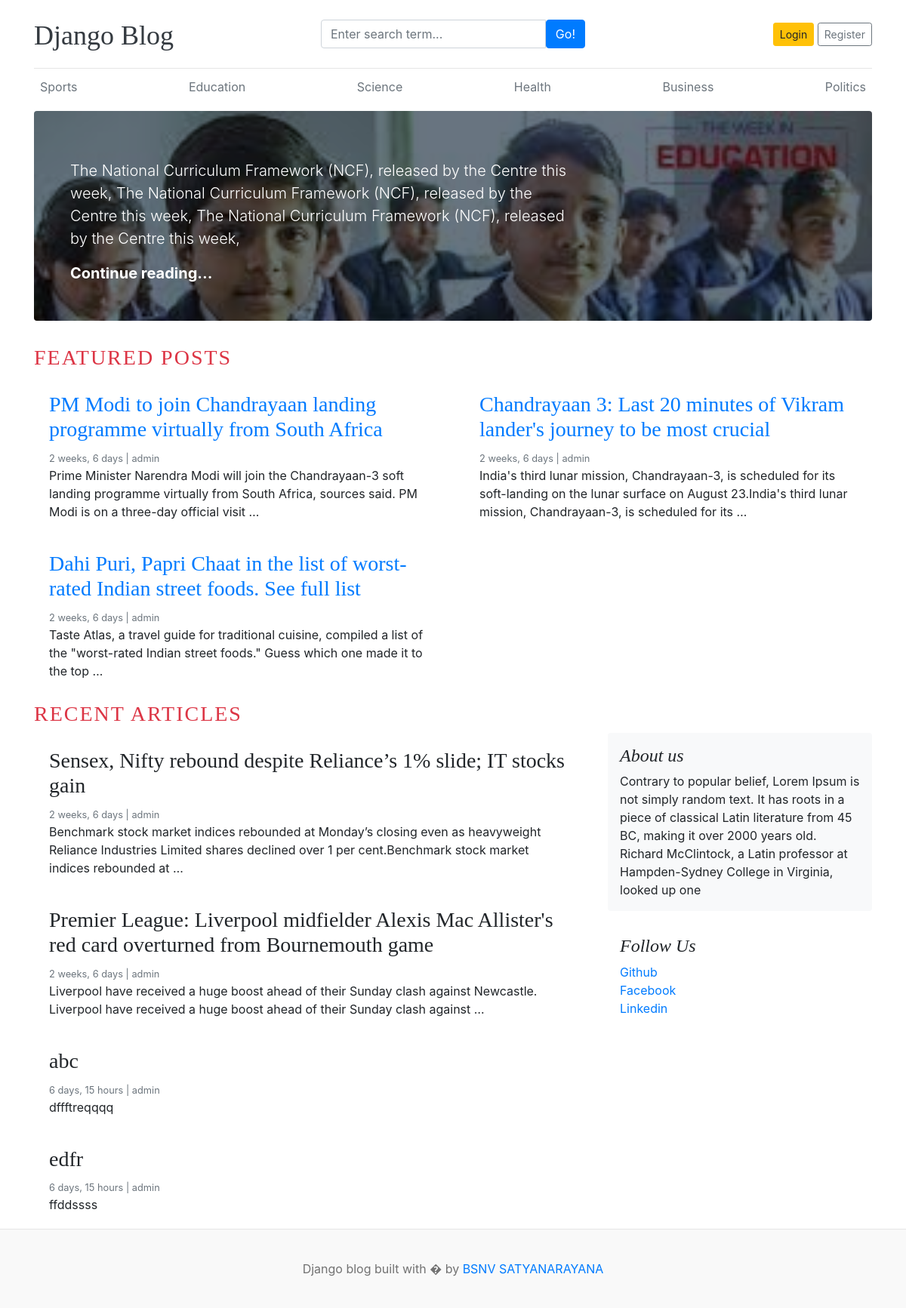
The page / on the database its author committed.
### blog/models.py (models this page shows, shortened)
class Category(models.Model):
    category_name=models.CharField(max_length=50,unique=True)
    created_at=models.DateTimeField(auto_now_add=True)
    updated_at=models.DateTimeField(auto_now=True)
    class Meta:
        verbose_name_plural='categories'

class Blog(models.Model):
    title=models.CharField(max_length=100)
    slug=models.SlugField(max_length=150,unique=True,blank=True)
    category=models.ForeignKey(Category,on_delete=models.CASCADE)
    author=models.ForeignKey(User,on_delete=models.CASCADE)
    featured_image=models.ImageField(upload_to='upload/%Y/%M/%d')
    short_description=models.TextField(max_length=2000)
    blog_body=models.TextField(max_length=5000)
    status=models.CharField(max_length=100,choices=STATUS_CHOICES,default=0)
    is_featured=models.BooleanField(default=False)
    created_at=models.DateTimeField(auto_now_add=True)
    updated_at=models.DateTimeField(auto_now=True)

### social/models.py (models this page shows, shortened)
class About(models.Model):
    about_heading=models.CharField(max_length=25)
    about_description=models.TextField(max_length=255)
    created_at=models.DateTimeField(auto_now_add=True)
    updated_at=models.DateTimeField(auto_now=True)
    class Meta:
        verbose_name_plural='About'

class SocialLink(models.Model):
    platform=models.CharField(max_length=25)
    link=models.URLField(max_length=100)
    created_at=models.DateTimeField(auto_now_add=True)
    updated_at=models.DateTimeField(auto_now=True)

### project1/views.py (the view)
# urls.py: 2. Add a URL to urlpatterns:  path('', views.home, name='home')
def home(request):
    featured_posts=Blog.objects.filter(is_featured=True,status='Published').order_by('-updated_at')
    posts=Blog.objects.filter(is_featured=False,status='Published')
    try:
        about=About.objects.get()
    except:
        about=None
    context={
        'featured_posts':featured_posts,
        'posts':posts,
        'about':about,
    }
    return render(request,'home.html',context)

### blog/context_processors.py (called while the page is built)
def get_categories(request):
    categories=Category.objects.all()
    return dict(categories=categories)

def get_social_links(request):
    social_links=SocialLink.objects.all()
    return dict(social_links=social_links)

### templates/home.html
{% extends 'base.html' %}
{% block content  %}
{% for post in featured_posts %}
{% if forloop.first %}
  <div class="jumbotron p-3 p-md-5 text-white rounded bg-dark" style="background-image: url({{post.featured_image.url}});background-blend-mode: overlay;background-size:cover;">
    <div class="col-md-8 px-0">
      <p class="lead my-3">{{post.short_description}}</p>
      <p class="lead mb-0"><a href="{% url 'blogs' post.slug %}" class="text-white font-weight-bold">Continue reading...</a></p>
    </div>
  </div>
{% endif %}
{% endfor %}
 <h3 class="text-uppercase text-danger" style="letter-spacing:2px">Featured Posts</h3>
  <div class="row mb-2">
    {% for post in featured_posts %}
    {% if not forloop.first %}
    <div class="col-md-6">
      <div class="card border-0" >
        <div class="card-body">
          <h3><a href="{% url 'blogs' post.slug %}">{{post.title}}</a></h3>
          <small class="mb-1 text-muted">{{post.created_at | timesince}} |  {{post.author}}</small>
          <p class="card-text">{{post.short_description | truncatewords:25}}</p>
        </div>
      </div>
    </div>
    {% endif %}
    {% endfor %}
 </div>
 <h3 class="text-uppercase text-danger" style="letter-spacing:2px">Recent Articles</h3>
  <main role="main" class="container p-0">
    <div class="row">
      <div class="col-md-8 blog-main">
        {% for post in posts %}
        <div class="card border-0" >
          <div class="card-body">
            <h3>{{post.title}}</h3>
            <small class="mb-1 text-muted">{{post.created_at | timesince}} |  {{post.author}}</small>
            <p class="card-text">{{post.short_description | truncatewords:25}}</p>
          </div>
        </div>
        {% endfor %}
      </div>
      <aside class="col-md-4 blog-sidebar">
        <div class="p-3 mb-3 bg-light rounded">
          <h4 class="font-italic">{{about.about_heading}}</h4>
          <p class="mb-0">{{about.about_description}}</p>
        </div>
       {% if social_links %}
        <div class="p-3">
          <h4 class="font-italic">Follow Us</h4>
          <ol class="list-unstyled">
            {% for i in social_links %}
            <li><a href="{{i.link}}" target="_blank">{{i.platform}}</a></li>
            {% endfor %}
          </ol>
        </div>
      </aside>
      {% endif %}
    </div>
  </main>
</div>
{% endblock  %}

### templates/base.html (shortened to what this page needs)
{% load static %}
<!DOCTYPE html>
<html lang="en">
<head>
    <link href="https://getbootstrap.com/docs/4.0/dist/css/bootstrap.min.css" rel="stylesheet">
    <link href="{% static 'css/blog.css' %}" rel="stylesheet">
    <link rel="stylesheet" href="https://cdnjs.cloudflare.com/ajax/libs/font-awesome/4.7.0/css/font-awesome.min.css">
  </head>
<body>
    <div class="container">
      <header class="blog-header py-3">
        <div class="row flex-nowrap justify-content-between align-items-center">
          <div class="col-4 pt-1">
            <a class="blog-header-logo text-dark" href="/">Django Blog</a>
          </div>
          <div class="col-4">
            <form action="{% url 'search' %}" method="GET">
              <div class="input-group">
                <input class="form-control" type="text" name="keyword" value="{{keyword}}" placeholder="Enter search term..." aria-label="Enter search term..." aria-describedby="button-search" />
                <button type="submit" class="btn btn-primary" id="button-search" type="button">Go!</button>
            </div>
            </form>
          </div>
          <div class="col-4 d-flex justify-content-end align-items-center">
            {% if not user.is_authenticated %}
            <a class="btn btn-sm btn-warning" href="{% url 'login' %}">Login</a> &nbsp;
            <a class="btn btn-sm btn-outline-secondary" href="{% url 'register' %}">Register</a>
          </div>
          {% else %}
          <span><a href="{% url 'dashboard' %}">Dashboard</a></span>
          &emsp;
          <span><a href="{% url 'logout' %}">Logout</a></span>
          {% endif %}
        </div>
      </header>
      <div class="nav-scroller py-1 mb-2">
        <nav class="nav d-flex justify-content-between">
          {% for cat in categories %}
          <a class="p-2 text-muted" href="{% url 'posts_by_category' cat.id %}">{{cat.category_name}}</a>
          {% endfor %}
        </nav>
      </div>
{% block content  %}
{% endblock  %}
<footer class="blog-footer">
    <p>Django blog built with � by <a href="#">BSNV SATYANARAYANA</a></p>
  </footer>
  </body>
  </html>

### project1/static/css/blog.css (style rules this page uses)
.blog-header { border-bottom: 1px solid #e5e5e5; }
.blog-header-logo { font-family: "Playfair Display", Georgia, "Times New Roman", serif; font-size: 2.25rem; }
h1, h2, h3, h4, h5, h6 { font-family: "Playfair Display", Georgia, "Times New Roman", serif; }
.blog-footer { padding: 2.5rem 0; color: #727272; text-align: center; background-color: #f9f9f9; border-top: .05rem solid #e5e5e5; }
.blog-footer p:last-child { margin-bottom: 0; }

### rows shown on the page
Category: category_name "Sports"
Category: category_name "Education"
Category: category_name "Science"
Category: category_name "Health"
Category: category_name "Business"
Category: category_name "Politics"
Blog: featured_image (picture), short_description "The National Curriculum Framework (NCF), released by the Centre this week, The National Curriculum Framework (NCF), released by the Centre this week, The National Curriculum Framework (NCF), released by the Centre this week,"
Blog: title "PM Modi to join Chandrayaan landing programme virtually from South Africa", created_at "2 weeks, 6 days", author "admin", short_description "Prime Minister Narendra Modi will join the Chandrayaan-3 soft landing programme virtually from South Africa, sources said. PM Modi is on a three-day official visit …"
Blog: title "Chandrayaan 3: Last 20 minutes of Vikram lander's journey to be most crucial", created_at "2 weeks, 6 days", author "admin", short_description "India's third lunar mission, Chandrayaan-3, is scheduled for its soft-landing on the lunar surface on August 23.India's third lunar mission, Chandrayaan-3, is scheduled for its …"
Blog: title "Dahi Puri, Papri Chaat in the list of worst-rated Indian street foods. See full list", created_at "2 weeks, 6 days", author "admin", short_description "Taste Atlas, a travel guide for traditional cuisine, compiled a list of the \"worst-rated Indian street foods.\" Guess which one made it to the top …"
Blog: title "Sensex, Nifty rebound despite Reliance’s 1% slide; IT stocks gain", created_at "2 weeks, 6 days", author "admin", short_description "Benchmark stock market indices rebounded at Monday’s closing even as heavyweight Reliance Industries Limited shares declined over 1 per cent.Benchmark stock market indices rebounded at …"
Blog: title "Premier League: Liverpool midfielder Alexis Mac Allister's red card overturned from Bournemouth game", created_at "2 weeks, 6 days", author "admin", short_description "Liverpool have received a huge boost ahead of their Sunday clash against Newcastle. Liverpool have received a huge boost ahead of their Sunday clash against …"
Blog: title "abc", created_at "6 days, 15 hours", author "admin", short_description "dffftreqqqq"
Blog: title "edfr", created_at "6 days, 15 hours", author "admin", short_description "ffddssss"
About: about_heading "About us", about_description "Contrary to popular belief, Lorem Ipsum is not simply random text. It has roots in a piece of classical Latin literature from 45 BC, making it over 2000 years old. Richard McClintock, a Latin professor at Hampden-Sydney College in Virginia, looked up one"
SocialLink: platform "Github"
SocialLink: platform "Facebook"
SocialLink: platform "Linkedin"
